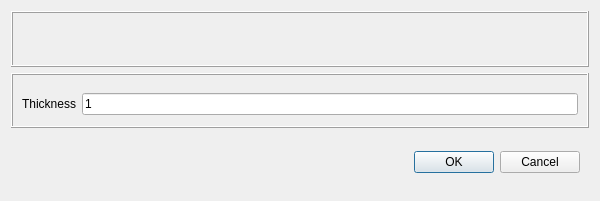
<?xml version="1.0" encoding="UTF-8"?>
<ui version="4.0">
 <class>Export2DPlaneDialog</class>
 <widget class="QDialog" name="Export2DPlaneDialog">
  <property name="geometry">
   <rect>
    <x>0</x>
    <y>0</y>
    <width>600</width>
    <height>201</height>
   </rect>
  </property>
  <property name="windowTitle">
   <string>Export 2D plane mesh</string>
  </property>
  <layout class="QVBoxLayout" name="verticalLayout_2">
   <item>
    <widget class="QFrame" name="path">
     <property name="frameShape">
      <enum>QFrame::Box</enum>
     </property>
     <property name="frameShadow">
      <enum>QFrame::Raised</enum>
     </property>
    </widget>
   </item>
   <item>
    <widget class="QFrame" name="parameters">
     <property name="frameShape">
      <enum>QFrame::Box</enum>
     </property>
     <property name="frameShadow">
      <enum>QFrame::Raised</enum>
     </property>
     <layout class="QVBoxLayout" name="verticalLayout">
      <item>
       <widget class="QWidget" name="widget" native="true">
        <layout class="QFormLayout" name="formLayout">
         <property name="leftMargin">
          <number>0</number>
         </property>
         <property name="rightMargin">
          <number>0</number>
         </property>
         <property name="bottomMargin">
          <number>0</number>
         </property>
         <item row="0" column="0">
          <widget class="QLabel" name="label_4">
           <property name="text">
            <string>Thickness</string>
           </property>
          </widget>
         </item>
         <item row="0" column="1">
          <widget class="FloatEdit" name="thickness">
           <property name="enabled">
            <bool>true</bool>
           </property>
           <property name="text">
            <string>1</string>
           </property>
          </widget>
         </item>
        </layout>
       </widget>
      </item>
     </layout>
    </widget>
   </item>
   <item>
    <widget class="QWidget" name="widget_2" native="true">
     <layout class="QHBoxLayout" name="horizontalLayout_6">
      <item>
       <spacer name="horizontalSpacer">
        <property name="orientation">
         <enum>Qt::Horizontal</enum>
        </property>
        <property name="sizeHint" stdset="0">
         <size>
          <width>40</width>
          <height>20</height>
         </size>
        </property>
       </spacer>
      </item>
      <item>
       <widget class="QPushButton" name="ok">
        <property name="text">
         <string>OK</string>
        </property>
       </widget>
      </item>
      <item>
       <widget class="QPushButton" name="cancel">
        <property name="text">
         <string>Cancel</string>
        </property>
       </widget>
      </item>
     </layout>
    </widget>
   </item>
  </layout>
 </widget>
 <customwidgets>
  <customwidget>
   <class>FloatEdit</class>
   <extends>QLineEdit</extends>
   <header location="global">widgets.typed_edit</header>
  </customwidget>
 </customwidgets>
 <resources>
  <include location="../../../resource.qrc"/>
  <include location="../../../resource.qrc"/>
 </resources>
 <connections>
  <connection>
   <sender>cancel</sender>
   <signal>clicked()</signal>
   <receiver>Export2DPlaneDialog</receiver>
   <slot>reject()</slot>
   <hints>
    <hint type="sourcelabel">
     <x>344</x>
     <y>193</y>
    </hint>
    <hint type="destinationlabel">
     <x>199</x>
     <y>111</y>
    </hint>
   </hints>
  </connection>
 </connections>
</ui>
